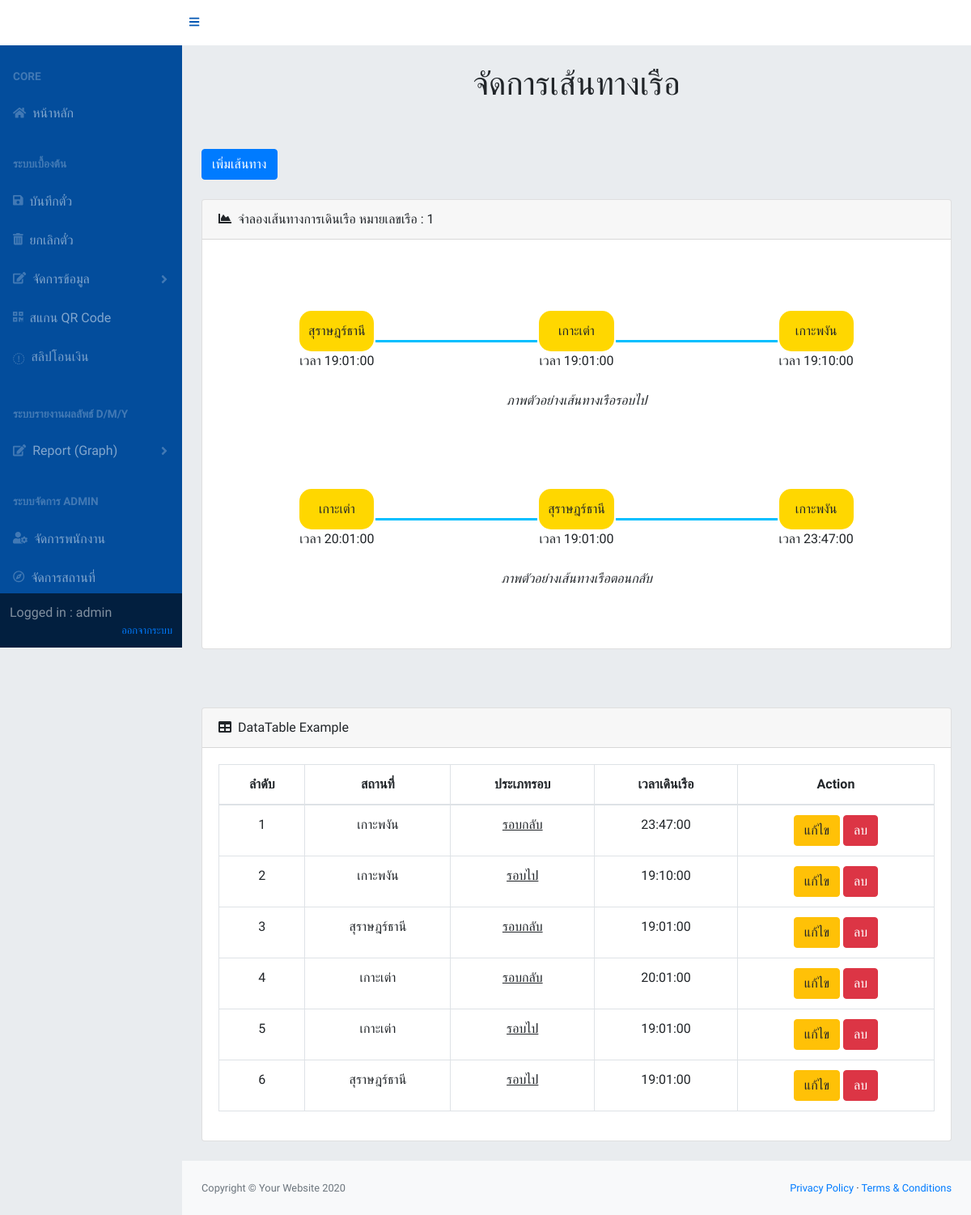
/boatSchedule.php?btnBoat=1 (signed in), run on the app's committed database.
### tables this page shows
CREATE TABLE `boat_schedule` (
  `boat_schedule_id` int(6) NOT NULL,
  `location_id` int(3) NOT NULL,
  `boat_number` int(6) NOT NULL,
  `start_time` time DEFAULT NULL,
  `return_time` time DEFAULT NULL
);

CREATE TABLE `location` (
  `location_id` int(3) NOT NULL,
  `location_name` varchar(20) NOT NULL
);

### controller/database.php (called while the page is built, shortened)
<?php
class Database
{
    private $pdo;
    public function __construct($host, $dbname, $username, $password)
    {
        try {
            $this->pdo = new PDO('mysql:host=' . $host . ';dbname=' . $dbname . ';charset=utf8', $username, $password);
        } catch (PDOException $e) {
            echo $e->getMessage();
        }
    }
    public function select($show)
    {
        try{
            $stmt = $this->pdo->prepare($show);
            $stmt->execute();
            $data = $stmt->fetchAll();
            return $data;
        }catch(PDOException $e){
            return $e->getMessage();
        }
    }
}

### boatSchedule.php (the view, shortened to what this page needs)
<?php
require 'controller/database.php';
$boatNumber = $_GET['btnBoat'];
$database = new database(IP, DBNAME, USER, PASS);
require 'header.php';
?>
<?php
require 'navbar.php';
?>
<div id="layoutSidenav_content">
    <main>
        <div class="container-fluid">
            <h1 class="mt-4">
                <center>จัดการเส้นทางเรือ</center>
            </h1>
            <br><br>
            <button class="btn btn-primary" onclick="getModalAddBoatSchedule('<?php echo $boatNumber ?>')">เพิ่มเส้นทาง</button>
            <br><br>
            <div class="card mb-4">
                <div class="card-header">
                    <i class="fas fa-chart-area mr-1"></i>
                    จำลองเส้นทางการเดินเรือ หมายเลขเรือ : <?php echo $boatNumber ?>
                </div>
                <div class="card-body" style="overflow: auto;margin:30px"><canvas id="myAreaChart" width="100%" height="30"></canvas>
                    <center>
                        <table border="0" id='tableScheduleStart'>
                            <?php
                            try {
                                $boatSchedule = $database->select('SELECT * from boat_schedule join location on location.location_id = boat_schedule.location_id
                                where boat_number = ' . $boatNumber . ' AND start_time is not null order by boat_schedule_id asc');
                            } catch (Exception $err) {
                                echo "<script>alert('เกิดข้อผิดพลาด')</script>";
                            }
                            echo "<tr>";
                            for ($i = 0; $i < count($boatSchedule); $i++) {
                                if ($i > 0) {
                                    echo "<td>
                                    <hr width='200px'>
                                </td>";
                                }
                                echo "<td><div id='contrainerBox'>
                                <div id='contend'>" . $boatSchedule[$i]['location_name'] . "</div>
                                <div>เวลา " . $boatSchedule[$i]['start_time'] . "</div>
                            </div></td>";
                            }
                            echo  "</tr>";
                            $boatSchedule = null;
                            ?>
                        </table>
                        <br>
                        <i>ภาพตัวอย่างเส้นทางเรือรอบไป</i>
                        <br> <br><br><br><br>
                        <table border="0" id='tableScheduleReturn'>
                            <?php
                            try {
                                $boatSchedule = $database->select('SELECT * from boat_schedule join location on location.location_id = boat_schedule.location_id
                                    where boat_number = ' . $boatNumber . ' AND return_time is not null order by boat_schedule_id asc');
                            } catch (Exception $err) {
                                echo "<script>alert('เกิดข้อผิดพลาด')</script>";
                            }
                            echo "<tr>";
                            for ($i = 0; $i < count($boatSchedule); $i++) {
                                if ($i > 0) {
                                    echo "<td>
                                        <hr width='200px'>
                                    </td>";
                                }
                                echo "<td><div id='contrainerBox'>
                                    <div id='contend'>" . $boatSchedule[$i]['location_name'] . "</div>
                                    <div>เวลา " . $boatSchedule[$i]['return_time'] . "</div>
                                </div></td>";
                            }
                            echo  "</tr>";
                            ?>
                        </table>
                        <br>
                        <i>ภาพตัวอย่างเส้นทางเรือตอนกลับ</i>
                    </center>
                    <br>
                </div>
            </div>
            <br><br>
            <div class="card mb-4">
                <div class="card-header">
                    <i class="fas fa-table mr-1"></i>
                    DataTable Example
                </div>
                <div class="card-body">
                    <div class="table-responsive">
                        <table class="table table-bordered" style="text-align: center;" id="dataTable-employee" width="100%" cellspacing="0">
                            <thead>
                                <tr>
                                    <th>ลำดับ</th>
                                    <th>สถานที่</th>
                                    <th>ประเภทรอบ</th>
                                    <th>เวลาเดินเรือ</th>
                                    <th>Action</th>
                                </tr>
                            </thead>
                            <tbody id="table-ticket-edit">
                                <?php
                                $boatSchedule = $database->select('SELECT * from boat_schedule join location on location.location_id = boat_schedule.location_id
                                where boat_number = ' . $boatNumber . ' order by boat_schedule_id desc');
                                for ($i = 0; $i < count($boatSchedule); $i++) {
                                    if ($boatSchedule[$i]['start_time'] != null) {
                                        $aroundType = 'รอบไป';
                                        $time = $boatSchedule[$i]['start_time'];
                                    } else {
                                        $aroundType = 'รอบกลับ';
                                        $time = $boatSchedule[$i]['return_time'];
                                    }
                                    echo "<tr>";
                                    echo "<td>" . ($i + 1) . "</td>";
                                    echo "<td>" . $boatSchedule[$i]['location_name'] . "</td>";
                                    echo "<td><u>" . $aroundType . "</u></td>";
                                    echo "<td>" . $time . "</td>";
                                    echo "<td><button onclick='getModalEditBoatSchedule(" . $boatSchedule[$i]['boat_schedule_id'] . ")' class='btn btn-warning'>แก้ไข</button> "
                                        . "<button onclick='setDelectBoatSchedule(" . $boatSchedule[$i]['boat_schedule_id'] . ")' class='btn btn-danger'>ลบ</button></td> ";
                                }
                                ?>
                            </tbody>
                        </table>
                    </div>
                </div>
            </div>
    </main>
    <?php
    require 'footer.php';
    ?>

### boatSchedule.php (style rules this page uses)
hr { border-top: 3px solid #00BFFF; }
#contrainerBox { display: table-cell; text-align: center; vertical-align: middle; border-radius: 5px; width: auto; height: 60px; }
#contend { border-radius: 15px; background-color: #FFD700; height: 50px; align-items: center; display: flex; justify-content: center; }

### data on the page
boat_schedule: location.location_name "สุราษฎร์ธานี", start_time "19:01:00", start_time "รอบไป"
boat_schedule: location.location_name "เกาะเต่า", start_time "19:01:00", start_time "รอบไป"
boat_schedule: location.location_name "เกาะพงัน", start_time "19:10:00", start_time "รอบไป"
boat_schedule: location.location_name "เกาะเต่า", return_time "20:01:00", start_time "รอบกลับ"
boat_schedule: location.location_name "สุราษฎร์ธานี", return_time "19:01:00", start_time "รอบกลับ"
boat_schedule: location.location_name "เกาะพงัน", return_time "23:47:00", start_time "รอบกลับ"

### other printed values
$_SESSION["username"] "admin"
$boatNumber "1"
